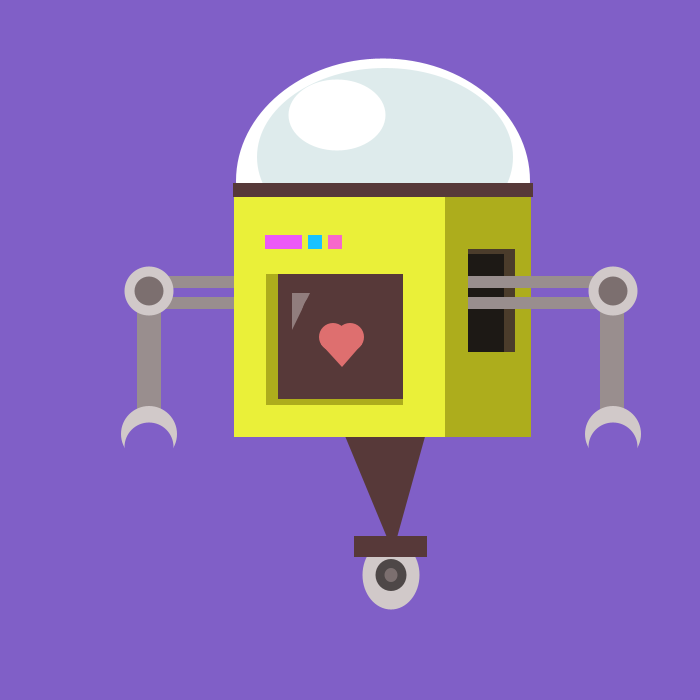
Frame 1 (no input)
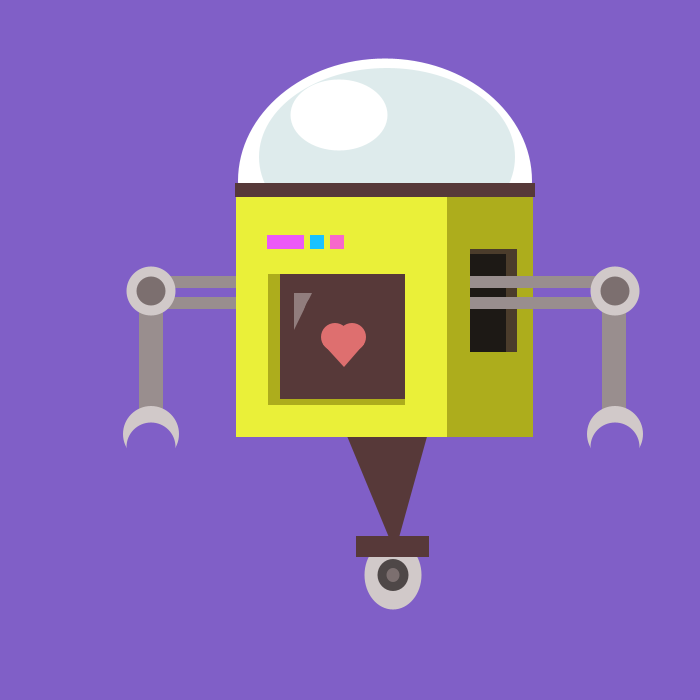
Frame 60 (the mouse pressed at the canvas centre just before this capture)
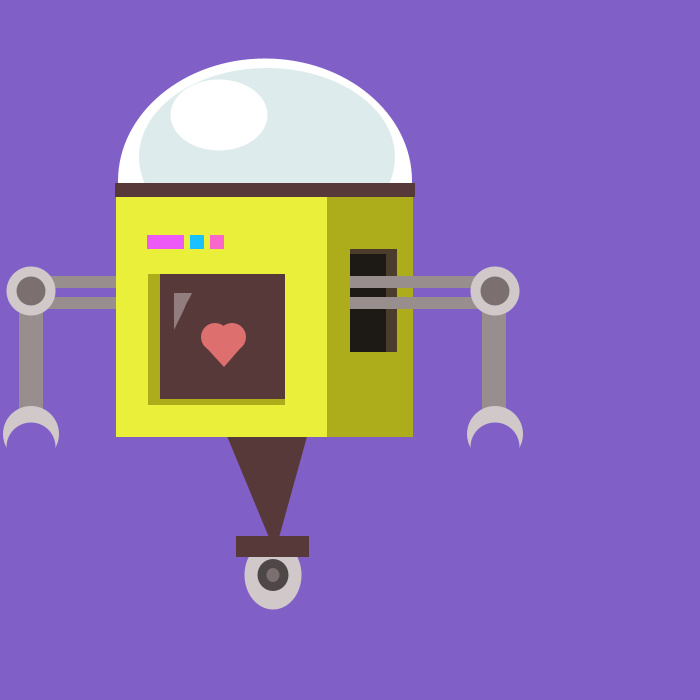
Frame 120 (the mouse held since frame 60 and released just before this capture)

The Processing sketch that drew these frames (run headless with seeded random() and noise(); from frame 60 on, the mouse is pressed at the canvas centre):

// Processing sketch: GabrielleRobot_withMovement
// ── GabrielleRobot_withMovement.pde
// Solaris
//Robot by Gabrielle Rios


//Variables for group movement
float moveX;
float moveY;

float theMove = 2;

void setup(){
  // the workspace & variables
  size(700,700);
  smooth();
  noStroke();
  
  //simple variables for moving complex shapes
  moveX = 122;
  moveY = -60;//arm movement controls
  
}

//the drawing
void draw(){

  
  
  
  // the background
  background(128, 95, 199);

  
  //the head
  fill(255, 255, 255);
  ellipse(moveX+261,moveY+241,294,245);//helmet
  fill(222,235,236);
  ellipse(moveX+263,moveY+217,256,178);//helmet shadow
  fill(255, 255, 255);
  ellipse(moveX+215,moveY+175,97,71);//helmet shadow covering
    
  
  //right arm
  fill(153, 142, 142);
  rect(moveX+25,moveY+336,146,12);//top of upper arm
  fill(153, 142, 142);
  rect(moveX+25,moveY+357,146,12);//bottom of upper arm
  fill(153, 142, 142);
  rect(moveX+15,moveY+357,24,142);//lower arm
  fill(209, 201, 201);
  ellipse(moveX+27,moveY+351,49,49);//elbow joint
  fill(124, 111, 111);
  ellipse(moveX+27,moveY+351,29,29);//elbow joint screw
  fill(209, 201, 201);
  ellipse(moveX+27,moveY+494,56,56);//hand
  fill(128, 95, 199);
  ellipse(moveX+27,moveY+507,49,49);//hand subtract
  
  
  //the wheel
  fill(87,57,57);
  triangle(moveX+211,moveY+467,moveX+271,moveY+612,moveX+309,moveY+475);//leg
  fill(209, 201, 201);
  ellipse(moveX+269,moveY+635,57,69);//wheel
  fill(87,57,57);
  rect(moveX+232,moveY+596,73,21);//wheel groove
  fill(78, 71, 71);
  ellipse(moveX+269,moveY+635,31,32);//inner wheel
  fill(124, 111, 111);
  ellipse(moveX+269,moveY+635,13,14);//wheel spoke
  
  
  // the body
  fill(173,173,28);
  rect(moveX+164,moveY+254,245,243);//shaded part
  fill(234,240,57);
  rect(moveX+112,moveY+254,211,243);//front chassis
  fill(75,60,43);
  rect(moveX+346,moveY+309,47,103);//arm opening
  fill(173,173,28);
  rect(moveX+144,moveY+334,137,131);//shade by screen
  fill(87,57,57);
  rect(moveX+156,moveY+334,125,125);//screen
  fill(145, 125, 125);
  triangle(moveX+188,moveY+353,moveX+170,moveY+353,moveX+170,moveY+390);//screen glare
  fill(87, 57, 57);
  ellipse(moveX+191,moveY+384,25,56);//screen glare covering
  fill(222, 111, 111);
  ellipse(moveX+211,moveY+397,28,28);//heart
  ellipse(moveX+228,moveY+397,28,28);
  triangle(moveX+240,moveY+404,moveX+220,moveY+427,moveX+199,moveY+404);
  fill(236, 89, 247);
  rect(moveX+143,moveY+295,37,14);//buttons
  fill(25, 194, 255);
  rect(moveX+186,moveY+295,14,14);
  fill(247, 104, 202);
  rect(moveX+206,moveY+295,14,14);
  fill(87,57,57);
  rect(moveX+111,moveY+243,300,14);//helmet opening

  
  //left arm
  fill(29,25,21);
  rect(moveX+346,moveY+314,36,98);//arm opening shading
  fill(153, 142, 142);
  rect(moveX+346,moveY+336,146,12);//top of upper arm
  fill(153, 142, 142);
  rect(moveX+346,moveY+357,146,12);//bottom of upper arm
  fill(153, 142, 142);
  rect(moveX+478,moveY+357,24,142);//lower arm
  fill(209, 201, 201);
  ellipse(moveX+491,moveY+351,49,49);//elbow joint
  fill(124, 111, 111);
  ellipse(moveX+491,moveY+351,29,29);//elbow joint screw
  fill(209, 201, 201);
  ellipse(moveX+491,moveY+494,56,56);//hand
  fill(128, 95, 199);
  ellipse(moveX+491,moveY+507,49,49);//hand subtract
  
  
  moveX = moveX + theMove;
  
  if(moveX+520>width || moveX<0){
   theMove = - theMove; 
  }
}  
